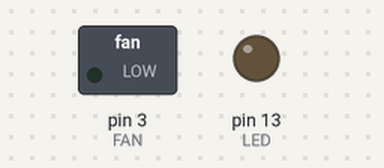
The sketch below on a simulated Arduino Leonardo, built with avr-gcc and run on an emulated ATmega32U4. Shown: switched loads named in the sketch (green lamp = pin HIGH), output pins drawn as LEDs (lit = HIGH). USB keyboard and mouse output is not drawn; what the sketch prints to the serial monitor is not drawn.

Above: at 0.05 s.
At 2.5 s:
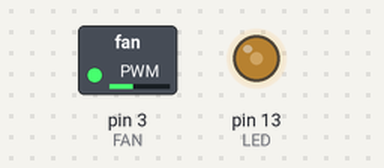
At 4.5 s:
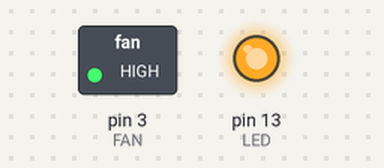
At 9.0 s:
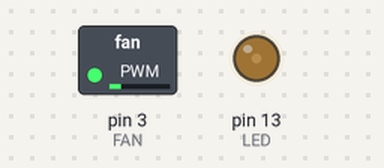
Timing chart, 0 to 17.1 s (numbered marks = the images above):
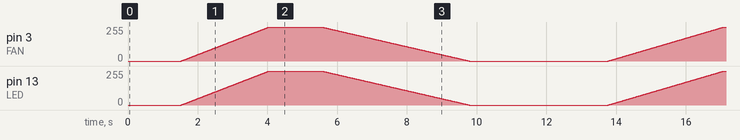

The sketch:

Dazwischen.ino.ino
```cpp
#include <Keyboard.h>

struct VECTOR2D
{
  unsigned long ulTime;
  byte value;
};

float lerp(float v0, float v1, float t, float t1, float t2)
{
  float tNorm = (t - t1) / (t2 - t1);
  return (1-tNorm)*v0 + tNorm*v1;
}

const int FAN = 3;
const int LED = 13;

const int AirLength = 25;
VECTOR2D Air[] = {{0, 0},
                 {1520, 0},
                 {4040, 255},
                 {5560, 255},
                 {9800, 0},
                 {13760, 0},
                 {17080, 255},
                 {18530, 255},
                 {23400, 0},
                 {25880, 0},
                 {30440, 255},
                 {32360, 255},
                 {37560, 0},
                 {39520, 0},
                 {44440, 255},
                 {46320, 255},
                 {50520, 0},
                 {55040, 0},
                 {58760, 255},
                 {59440, 255},
                 {63880, 0},
                 {68760, 0},
                 {72320, 255},
                 {73000, 255},
                 {77480, 0}};

unsigned long ulTime;
unsigned long passedTime = 0;

void setup()
{
  pinMode(FAN, OUTPUT);
  pinMode(LED, OUTPUT);

  Keyboard.begin();

  // /*
  Serial.begin(9600);
  // */

  analogWrite(FAN, 0);
}

void loop()
{
  ulTime = millis() - passedTime;

  // determine at which point in the array it should be
  int c;
  for (c = 0; c < AirLength; c++)
  {
    if (ulTime <= Air[c].ulTime)
      break;
  }

  // if close to the end, restart the track
  if (c >= AirLength - 1)
  {
    Keyboard.press(KEY_LEFT_GUI);
    Keyboard.write(KEY_RIGHT_ARROW);
    Keyboard.release(KEY_LEFT_GUI);
    passedTime += ulTime;
  }

  // write number to fan / led / serial (optional)
  int value = lerp(Air[c -1].value, Air[c].value, ulTime, Air[c -1].ulTime, Air[c].ulTime);
  analogWrite(FAN, value);
  analogWrite(LED, value);
  // /*
  Serial.print(ulTime);
  Serial.print(" : ");
  Serial.print(c);
  Serial.print(" : ");
  Serial.println(value);
  // */
}
```
